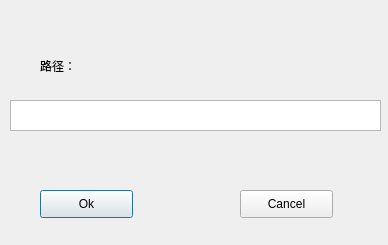
<?xml version="1.0" encoding="UTF-8"?>
<ui version="4.0">
 <class>Chdir</class>
 <widget class="QDialog" name="Chdir">
  <property name="geometry">
   <rect>
    <x>0</x>
    <y>0</y>
    <width>388</width>
    <height>245</height>
   </rect>
  </property>
  <property name="windowTitle">
   <string>change Directory</string>
  </property>
  <widget class="QLabel" name="label">
   <property name="geometry">
    <rect>
     <x>40</x>
     <y>50</y>
     <width>121</width>
     <height>31</height>
    </rect>
   </property>
   <property name="text">
    <string>路径：</string>
   </property>
  </widget>
  <widget class="QTextEdit" name="textEdit">
   <property name="geometry">
    <rect>
     <x>10</x>
     <y>100</y>
     <width>371</width>
     <height>31</height>
    </rect>
   </property>
  </widget>
  <widget class="QPushButton" name="pushButton">
   <property name="geometry">
    <rect>
     <x>40</x>
     <y>190</y>
     <width>93</width>
     <height>28</height>
    </rect>
   </property>
   <property name="text">
    <string>Ok</string>
   </property>
  </widget>
  <widget class="QPushButton" name="pushButton_2">
   <property name="geometry">
    <rect>
     <x>240</x>
     <y>190</y>
     <width>93</width>
     <height>28</height>
    </rect>
   </property>
   <property name="text">
    <string>Cancel</string>
   </property>
  </widget>
 </widget>
 <resources/>
 <connections>
  <connection>
   <sender>pushButton_2</sender>
   <signal>clicked()</signal>
   <receiver>Chdir</receiver>
   <slot>close()</slot>
   <hints>
    <hint type="sourcelabel">
     <x>286</x>
     <y>203</y>
    </hint>
    <hint type="destinationlabel">
     <x>193</x>
     <y>122</y>
    </hint>
   </hints>
  </connection>
 </connections>
</ui>
